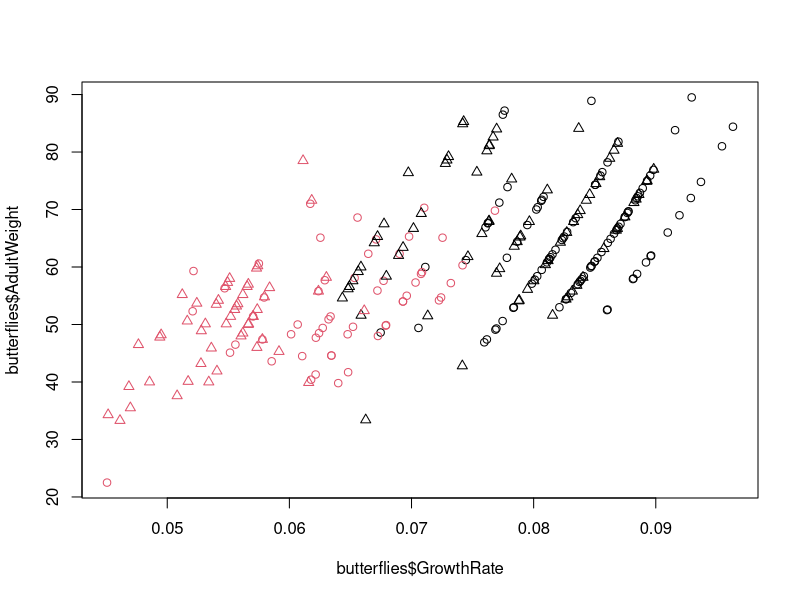
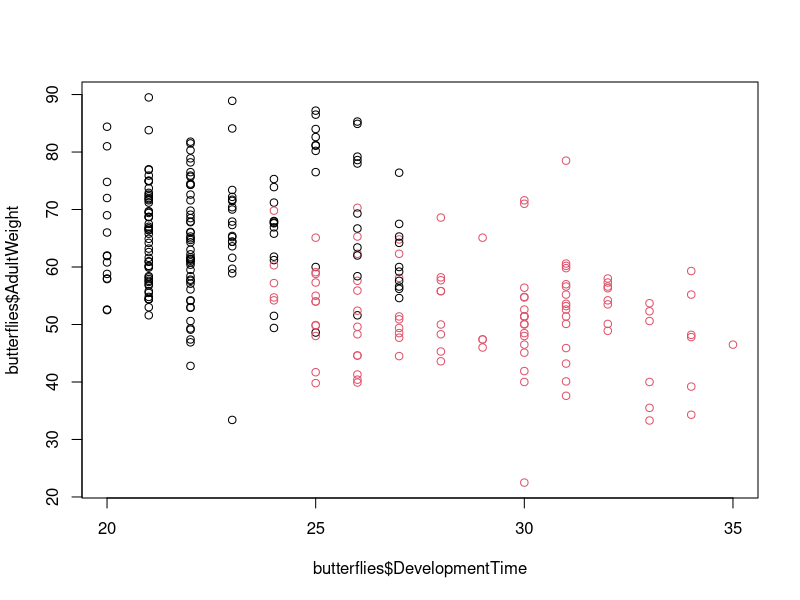
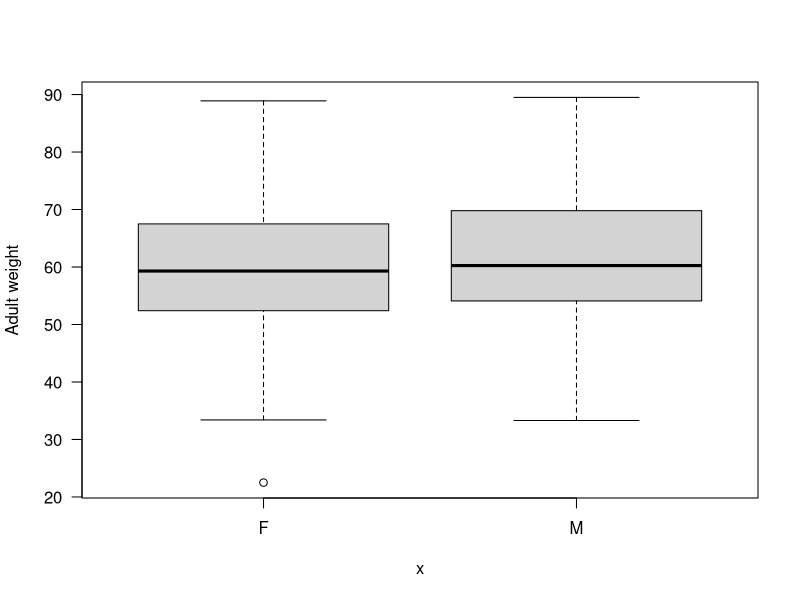
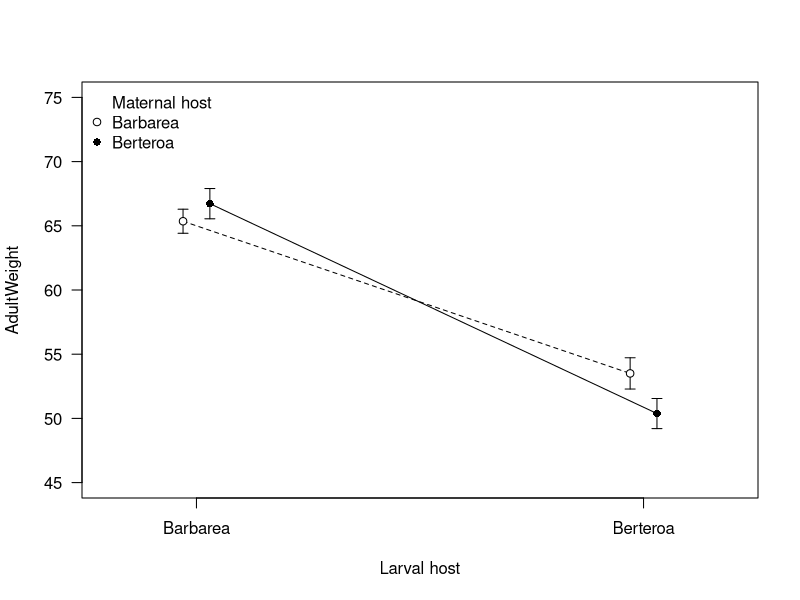
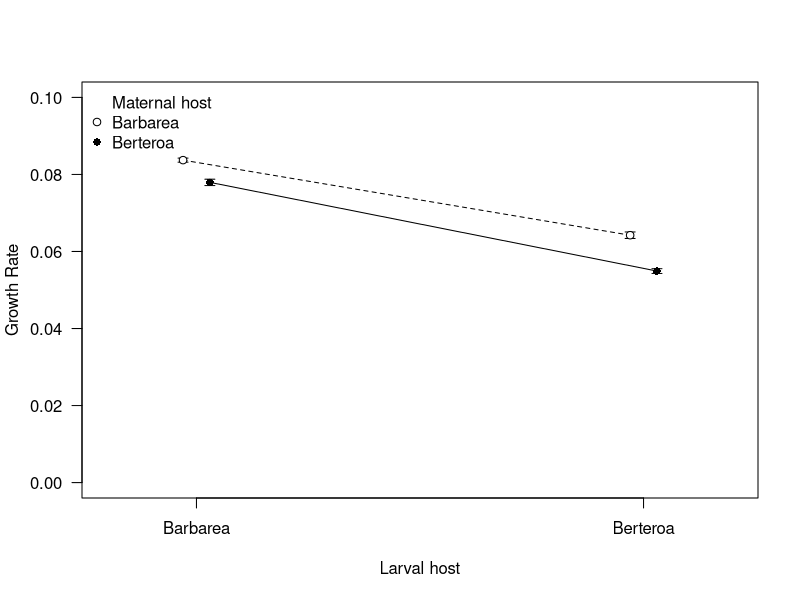
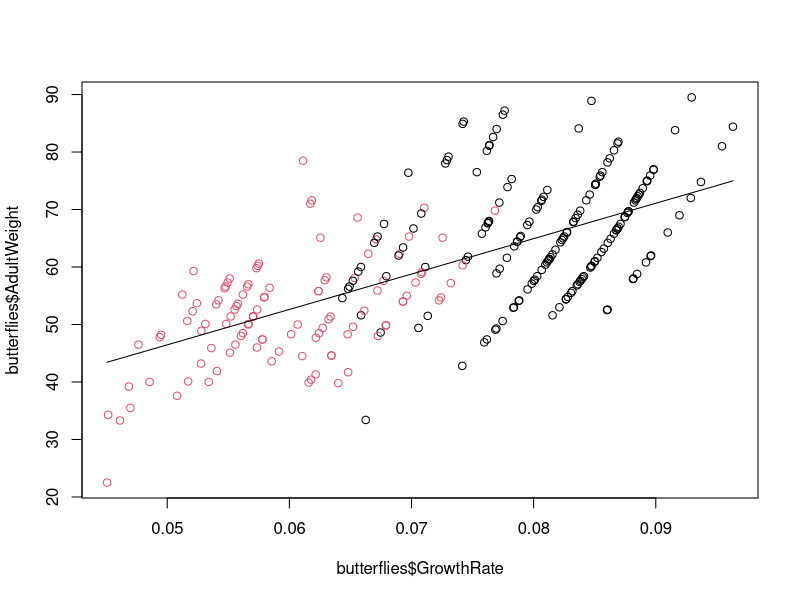

These figures' R source, in order:
#!/usr/bin/env Rscript


# Effects on adult weight and growth rate.
# 1. is there a differnce between different larval host plants?
# 2. is there a difference between sexes?
# 3. difference between maternal host plants?

# Remove global variables in the envionment
rm(list = ls())

# Imoprt Butterfly data
butterflies <- read.csv('./Data/butterflies.csv',
                        header = T,
                        as.is = 1)

str(butterflies)

# Plot data
plot(butterflies$GrowthRate, butterflies$AdultWeight, 
     col = as.numeric(butterflies$LarvalHost), 
     pch = as.numeric(butterflies$MaternalHost))


plot(butterflies$DevelopmentTime, butterflies$AdultWeight, 
     col = as.numeric(butterflies$LarvalHost))



##### Adult weigth ####
# Plot adult weight against sex.
plot(butterflies$Sex, butterflies$AdultWeight, ylab = 'Adult weight', las = 1)

# Perform an anova
m <- lm(AdultWeight~LarvalHost*MaternalHost*GrowthRate, data = butterflies)
anova(m)

# no group mean is different from the others.
# The difference between the sexes couldt not be determined to be statisticaly significant
# Same with maternal host.
# Therfore the sex and maternal host will not be regarded to have an effect ont he adult weight.
summary(m)





# Illustrating that the maternal host plant do not significantlly affect the adult weight
dat <- butterflies
dat$MaternalHost = paste0(dat$MaternalHost, "M")
dat$LarvalHost = paste0(dat$LarvalHost, "L")
means = tapply(dat$AdultWeight, list(dat$MaternalHost, dat$LarvalHost), mean)
ses = tapply(dat$AdultWeight,
             list(dat$MaternalHost, dat$LarvalHost),
             function(x) sd(x)/sqrt(sum(!is.na(x))))
means

plot(c(0.97, 1.03), means[,1], ylim=c(45, 75), xlim=c(0.8, 2.2),
     xlab="Larval host",
     ylab="AdultWeight",
     xaxt="n", las=1, pch=c(21,16), col="white")
axis(1, 1:2, labels=c("Barbarea", "Berteroa"))
arrows(c(0.97,1.03), means[,1]-ses[,1], c(0.97,1.03),
       means[,1]+ses[,1], length=0.05, angle=90, code=3)
arrows(c(1.97,2.03), means[,2]-ses[,2], c(1.97,2.03),
       means[,2]+ses[,2], length=0.05, angle=90, code=3)
segments(0.97, means[1,1], 1.97, means[1,2], lty=2)
segments(1.03, means[2,1], 2.03, means[2,2])
points(c(0.97, 1.03), means[,1], pch=c(21,16), bg="white")
points(c(1.97, 2.03), means[,2], pch=c(21, 16), bg="white")
legend("topleft", c("Maternal host", "Barbarea", "Berteroa"),
       bty="n", pch=c(NA,21,16))


# Subset data, only maternal host = Berteroa
LBerteroa <- subset(butterflies, butterflies$LarvalHost == 'Berteroa')
# Perform a anova to evaluate the effect on adult weight
m <- lm(AdultWeight~MaternalHost, data = butterflies)
anova(m)


# Subset data, only larval host = Barbarea
LBarbarea <- subset(butterflies, butterflies$LarvalHost == 'Barbarea')
# Perform a anova to evaluate the effect of maternal host on adult weight
m <- lm(AdultWeight~MaternalHost, data = butterflies)
anova(m)




#### GROWTH RATE ####


# Perform an anova
m <- lm(AdultWeight~LarvalHost*MaternalHost, data = butterflies)
anova(m)

# no group mean is different from the others.
# The difference between the sexes couldt not be determined to be statisticaly significant
# Same with maternal host.
# Therfore the sex and maternal host will not be regarded to have an effect ont he adult weight.
summary(m)





# Illustrating that the maternal host plant do not significantlly affect the adult weight
dat <- butterflies
dat$MaternalHost = paste0(dat$MaternalHost, "M")
dat$LarvalHost = paste0(dat$LarvalHost, "L")
means = tapply(dat$GrowthRate, list(dat$MaternalHost, dat$LarvalHost), mean)
ses = tapply(dat$GrowthRate,
             list(dat$MaternalHost, dat$LarvalHost),
             function(x) sd(x)/sqrt(sum(!is.na(x))))
means

plot(c(0.97, 1.03), means[,1], ylim=c(0, 0.1), xlim=c(0.8, 2.2),
     xlab="Larval host",
     ylab="Growth Rate",
     xaxt="n", las=1, pch=c(21,16), col="white")
axis(1, 1:2, labels=c("Barbarea", "Berteroa"))
arrows(c(0.97,1.03), means[,1]-ses[,1], c(0.97,1.03),
       means[,1]+ses[,1], length=0.05, angle=90, code=3)
arrows(c(1.97,2.03), means[,2]-ses[,2], c(1.97,2.03),
       means[,2]+ses[,2], length=0.05, angle=90, code=3)
segments(0.97, means[1,1], 1.97, means[1,2], lty=2)
segments(1.03, means[2,1], 2.03, means[2,2])
points(c(0.97, 1.03), means[,1], pch=c(21,16), bg="white")
points(c(1.97, 2.03), means[,2], pch=c(21, 16), bg="white")
legend("topleft", c("Maternal host", "Barbarea", "Berteroa"),
       bty="n", pch=c(NA,21,16))


# Subset data, only maternal host = Berteroa
LBerteroa <- subset(butterflies, butterflies$LarvalHost == 'Berteroa')
# Perform a anova to evaluate the effect on adult weight
m <- lm(GrowthRate~MaternalHost, data = butterflies)
anova(m)


# Subset data, only larval host = Barbarea
LBarbarea <- subset(butterflies, butterflies$LarvalHost == 'Barbarea')
# Perform a anova to evaluate the effect of maternal host on adult weight
m <- lm(GrowthRate~MaternalHost, data = butterflies)
anova(m)


# No significant differnce between different maternal host plants.
# Test for devel time / adult weight
# maternal host effect on devel time



##### Random mixed model. Random variable = Larval Host ####
plot(butterflies$GrowthRate, butterflies$AdultWeight,
     col = as.numeric(butterflies$LarvalHost))

m <- lm(AdultWeight~GrowthRate, data = butterflies)
xx <- seq(min(butterflies$GrowthRate), max(butterflies$GrowthRate), length.out = 1000)
y_hat <- predict(m, newdata = list(GrowthRate=xx), se.fit = T, type = 'response')

lines(xx, y_hat$fit)
summary(m)



library(glmmTMB)
m <- glmmTMB(AdultWeight~GrowthRate + (1|LarvalHost), data = butterflies)
summary(m)

VarCorr(m)
VarAmongGroups = attr(VarCorr(m)$cond$LarvalHost, "stddev")^2
VarWithinGroups = attr(VarCorr(m)$cond, "sc")^2
VarAmongGroups/(VarAmongGroups+VarWithinGroups)*100
df = data.frame(Mean = mean(butterflies$AdultWeight), SD = sd(butterflies$AdultWeight),
                Among = VarAmongGroups/(VarAmongGroups+VarWithinGroups)*100,
                Within = VarWithinGroups/(VarAmongGroups+VarWithinGroups)*100)
df = apply(df, 2, round, 2)
df
# weight % difference between host plants
(colMeans(means)[1]/colMeans(means)[2]-1)*100
